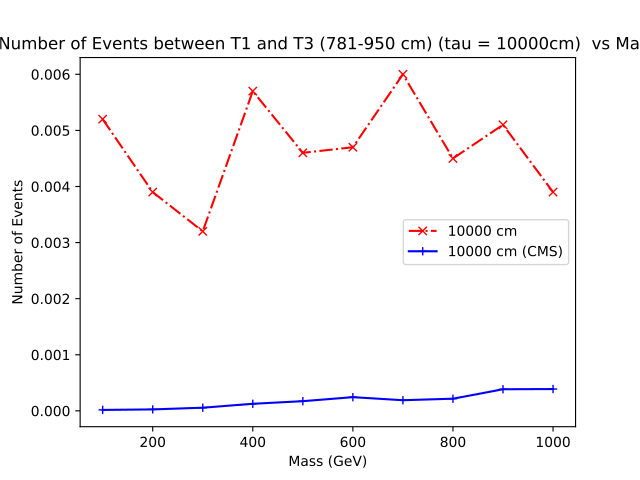

Generate this figure with Python:
import matplotlib.pyplot as plt

## for 100 cm
x1 = [100, 200, 300, 400, 500, 600, 700, 800, 900, 1000]
y1 = [52,39,32,57,46,47,60,45,51,39]
y1 = [element / 10000 for element in y1]
plt.plot(x1, y1,marker='x', linestyle='dashdot', color='r', label='10000 cm')


x2 = [100,200,300,400,500,600,700,800,900,1000]
y2 = [1.6176e-05,2.5473e-05,5.5924e-05,0.00012573,0.00017215,0.00024393,0.00018914,0.00021643,0.00038493,0.00038831]
plt.plot(x2, y2,marker='+', linestyle='solid', color='b', label='10000 cm (CMS)')

plt.title('Number of Events between T1 and T3 (781-950 cm) (tau = 10000cm)  vs Mass')
plt.xlabel('Mass (GeV)')
plt.ylabel('Number of Events')
plt.legend()
plt.savefig('comp_tau_10000cm.pdf')  
plt.show()
